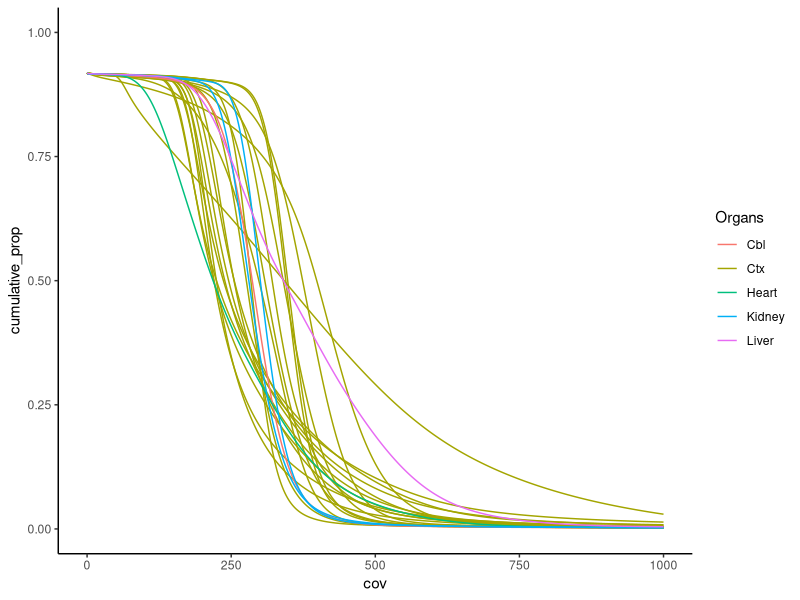

Generate this figure with R:
#Plot the cumulative depth of coverage based on bedtools coverage

library(ggplot2)

raw<-read.delim(file="genome.hist.cumulative.txt",header=T)
names(raw)
##[1] "contig" "cov"    "n"      "leng"   "prop"   "sample" "size"   "side"  
##[9] "Organs"

ggplot(raw,aes(x=cov,y=cumulative_prop,col=Organs,group=sample))+
	geom_line()+
	#scale_colour_manual(values = c("#ff5b00","brown","#107010"))+
	#facet_wrap(~cohort,ncol=2)+
	ylim(0,1)+
	theme_classic()
